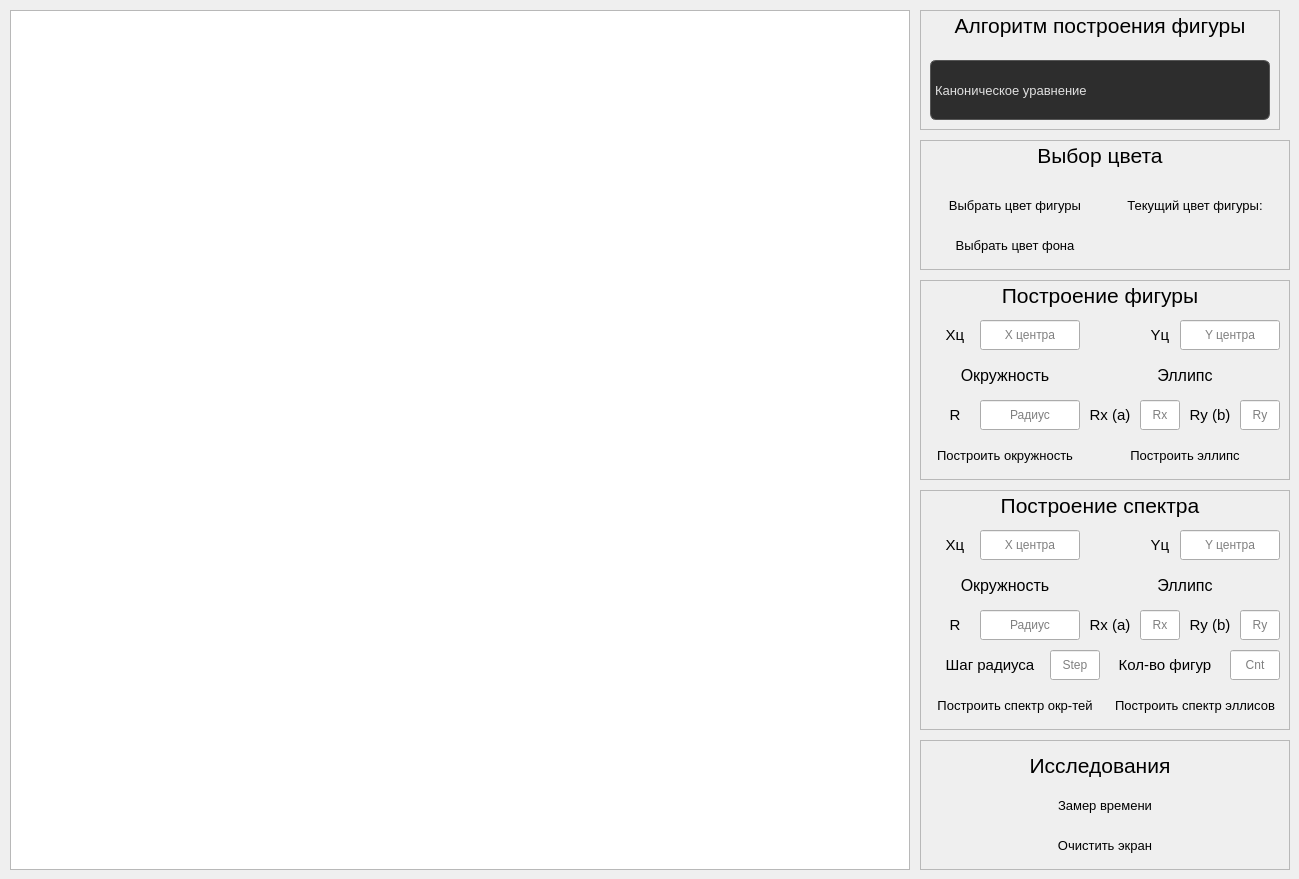
  <widget class="QWidget" name="centralwidget">
   <widget class="Plane" name="planeWidget">
    <property name="geometry">
     <rect>
      <x>10</x>
      <y>10</y>
      <width>900</width>
      <height>860</height>
     </rect>
    </property>
   </widget>
   <widget class="QFrame" name="frame">
    <property name="geometry">
     <rect>
      <x>920</x>
      <y>10</y>
      <width>360</width>
      <height>120</height>
     </rect>
    </property>
    <property name="palette">
     <palette>
      <active>
       <colorrole role="WindowText">
        <brush brushstyle="SolidPattern">
         <color alpha="255">
          <red>216</red>
          <green>217</green>
          <blue>218</blue>
         </color>
        </brush>
       </colorrole>
       <colorrole role="Button">
        <brush brushstyle="SolidPattern">
         <color alpha="255">
          <red>39</red>
          <green>40</green>
          <blue>41</blue>
         </color>
        </brush>
       </colorrole>
       <colorrole role="Light">
        <brush brushstyle="SolidPattern">
         <color alpha="255">
          <red>216</red>
          <green>217</green>
          <blue>218</blue>
         </color>
        </brush>
       </colorrole>
       <colorrole role="Midlight">
        <brush brushstyle="SolidPattern">
         <color alpha="255">
          <red>202</red>
          <green>202</green>
          <blue>202</blue>
         </color>
        </brush>
       </colorrole>
       <colorrole role="Text">
        <brush brushstyle="SolidPattern">
         <color alpha="255">
          <red>251</red>
          <green>251</green>
          <blue>251</blue>
         </color>
        </brush>
       </colorrole>
       <colorrole role="ButtonText">
        <brush brushstyle="SolidPattern">
         <color alpha="255">
          <red>251</red>
          <green>251</green>
          <blue>251</blue>
         </color>
        </brush>
       </colorrole>
       <colorrole role="Base">
        <brush brushstyle="SolidPattern">
         <color alpha="255">
          <red>39</red>
          <green>40</green>
          <blue>41</blue>
         </color>
        </brush>
       </colorrole>
       <colorrole role="Window">
        <brush brushstyle="SolidPattern">
         <color alpha="255">
          <red>23</red>
          <green>23</green>
          <blue>23</blue>
         </color>
        </brush>
       </colorrole>
       <colorrole role="Shadow">
        <brush brushstyle="SolidPattern">
         <color alpha="255">
          <red>118</red>
          <green>118</green>
          <blue>118</blue>
         </color>
        </brush>
       </colorrole>
       <colorrole role="Highlight">
        <brush brushstyle="SolidPattern">
         <color alpha="255">
          <red>146</red>
          <green>136</green>
          <blue>248</blue>
         </color>
        </brush>
       </colorrole>
       <colorrole role="Link">
        <brush brushstyle="SolidPattern">
         <color alpha="255">
          <red>68</red>
          <green>119</green>
          <blue>206</blue>
         </color>
        </brush>
       </colorrole>
       <colorrole role="LinkVisited">
        <brush brushstyle="SolidPattern">
         <color alpha="255">
          <red>200</red>
          <green>142</green>
          <blue>167</blue>
         </color>
        </brush>
       </colorrole>
       <colorrole role="AlternateBase">
        <brush brushstyle="SolidPattern">
         <color alpha="255">
          <red>39</red>
          <green>40</green>
          <blue>41</blue>
         </color>
        </brush>
       </colorrole>
       <colorrole role="PlaceholderText">
        <brush brushstyle="SolidPattern">
         <color alpha="128">
          <red>216</red>
          <green>217</green>
          <blue>218</blue>
         </color>
        </brush>
       </colorrole>
      </active>
      <inactive>
       <colorrole role="WindowText">
        <brush brushstyle="SolidPattern">
         <color alpha="255">
          <red>0</red>
          <green>0</green>
          <blue>0</blue>
         </color>
        </brush>
       </colorrole>
       <colorrole role="Button">
        <brush brushstyle="SolidPattern">
         <color alpha="255">
          <red>239</red>
          <green>239</green>
          <blue>239</blue>
         </color>
        </brush>
       </colorrole>
       <colorrole role="Light">
        <brush brushstyle="SolidPattern">
         <color alpha="255">
          <red>255</red>
          <green>255</green>
          <blue>255</blue>
         </color>
        </brush>
       </colorrole>
       <colorrole role="Midlight">
        <brush brushstyle="SolidPattern">
         <color alpha="255">
          <red>202</red>
          <green>202</green>
          <blue>202</blue>
         </color>
        </brush>
       </colorrole>
       <colorrole role="Text">
        <brush brushstyle="SolidPattern">
         <color alpha="255">
          <red>0</red>
          <green>0</green>
          <blue>0</blue>
         </color>
        </brush>
       </colorrole>
       <colorrole role="ButtonText">
        <brush brushstyle="SolidPattern">
         <color alpha="255">
          <red>0</red>
          <green>0</green>
          <blue>0</blue>
         </color>
        </brush>
       </colorrole>
       <colorrole role="Base">
        <brush brushstyle="SolidPattern">
         <color alpha="255">
          <red>255</red>
          <green>255</green>
          <blue>255</blue>
         </color>
        </brush>
       </colorrole>
       <colorrole role="Window">
        <brush brushstyle="SolidPattern">
         <color alpha="255">
          <red>239</red>
          <green>239</green>
          <blue>239</blue>
         </color>
        </brush>
       </colorrole>
       <colorrole role="Shadow">
        <brush brushstyle="SolidPattern">
         <color alpha="255">
          <red>118</red>
          <green>118</green>
          <blue>118</blue>
         </color>
        </brush>
       </colorrole>
       <colorrole role="Highlight">
        <brush brushstyle="SolidPattern">
         <color alpha="255">
          <red>48</red>
          <green>140</green>
          <blue>198</blue>
         </color>
        </brush>
       </colorrole>
       <colorrole role="Link">
        <brush brushstyle="SolidPattern">
         <color alpha="255">
          <red>0</red>
          <green>0</green>
          <blue>255</blue>
         </color>
        </brush>
       </colorrole>
       <colorrole role="LinkVisited">
        <brush brushstyle="SolidPattern">
         <color alpha="255">
          <red>255</red>
          <green>0</green>
          <blue>255</blue>
         </color>
        </brush>
       </colorrole>
       <colorrole role="AlternateBase">
        <brush brushstyle="SolidPattern">
         <color alpha="255">
          <red>247</red>
          <green>247</green>
          <blue>247</blue>
         </color>
        </brush>
       </colorrole>
       <colorrole role="PlaceholderText">
        <brush brushstyle="SolidPattern">
         <color alpha="128">
          <red>0</red>
          <green>0</green>
          <blue>0</blue>
         </color>
        </brush>
       </colorrole>
      </inactive>
      <disabled>
       <colorrole role="WindowText">
        <brush brushstyle="SolidPattern">
         <color alpha="255">
          <red>190</red>
          <green>190</green>
          <blue>190</blue>
         </color>
        </brush>
       </colorrole>
       <colorrole role="Button">
        <brush brushstyle="SolidPattern">
         <color alpha="255">
          <red>39</red>
          <green>40</green>
          <blue>41</blue>
         </color>
        </brush>
       </colorrole>
       <colorrole role="Light">
        <brush brushstyle="SolidPattern">
         <color alpha="255">
          <red>216</red>
          <green>217</green>
          <blue>218</blue>
         </color>
        </brush>
       </colorrole>
       <colorrole role="Midlight">
        <brush brushstyle="SolidPattern">
         <color alpha="255">
          <red>202</red>
          <green>202</green>
          <blue>202</blue>
         </color>
        </brush>
       </colorrole>
       <colorrole role="Text">
        <brush brushstyle="SolidPattern">
         <color alpha="255">
          <red>190</red>
          <green>190</green>
          <blue>190</blue>
         </color>
        </brush>
       </colorrole>
       <colorrole role="ButtonText">
        <brush brushstyle="SolidPattern">
         <color alpha="255">
          <red>190</red>
          <green>190</green>
          <blue>190</blue>
         </color>
        </brush>
       </colorrole>
       <colorrole role="Base">
        <brush brushstyle="SolidPattern">
         <color alpha="255">
          <red>23</red>
          <green>23</green>
          <blue>23</blue>
         </color>
        </brush>
       </colorrole>
       <colorrole role="Window">
        <brush brushstyle="SolidPattern">
         <color alpha="255">
          <red>23</red>
          <green>23</green>
          <blue>23</blue>
         </color>
        </brush>
       </colorrole>
       <colorrole role="Shadow">
        <brush brushstyle="SolidPattern">
         <color alpha="255">
          <red>177</red>
          <green>177</green>
          <blue>177</blue>
         </color>
        </brush>
       </colorrole>
       <colorrole role="Highlight">
        <brush brushstyle="SolidPattern">
         <color alpha="255">
          <red>145</red>
          <green>145</green>
          <blue>145</blue>
         </color>
        </brush>
       </colorrole>
       <colorrole role="Link">
        <brush brushstyle="SolidPattern">
         <color alpha="255">
          <red>0</red>
          <green>0</green>
          <blue>255</blue>
         </color>
        </brush>
       </colorrole>
       <colorrole role="LinkVisited">
        <brush brushstyle="SolidPattern">
         <color alpha="255">
          <red>255</red>
          <green>0</green>
          <blue>255</blue>
         </color>
        </brush>
       </colorrole>
       <colorrole role="AlternateBase">
        <brush brushstyle="SolidPattern">
         <color alpha="255">
          <red>247</red>
          <green>247</green>
          <blue>247</blue>
         </color>
        </brush>
       </colorrole>
       <colorrole role="PlaceholderText">
        <brush brushstyle="SolidPattern">
         <color alpha="128">
          <red>0</red>
          <green>0</green>
          <blue>0</blue>
         </color>
        </brush>
       </colorrole>
      </disabled>
     </palette>
    </property>
    <property name="frameShape">
     <enum>QFrame::StyledPanel</enum>
    </property>
    <property name="frameShadow">
     <enum>QFrame::Raised</enum>
    </property>
    <widget class="QLabel" name="label">
     <property name="geometry">
      <rect>
       <x>10</x>
       <y>-10</y>
       <width>340</width>
       <height>50</height>
      </rect>
     </property>
     <property name="font">
      <font>
       <pointsize>16</pointsize>
      </font>
     </property>
     <property name="text">
      <string>Алгоритм построения фигуры</string>
     </property>
     <property name="alignment">
      <set>Qt::AlignCenter</set>
     </property>
    </widget>
    <widget class="QComboBox" name="algoDropDown">
     <property name="geometry">
      <rect>
       <x>10</x>
       <y>50</y>
       <width>340</width>
       <height>60</height>
      </rect>
     </property>
     <property name="font">
      <font>
       <pointsize>10</pointsize>
      </font>
     </property>
     <property name="autoFillBackground">
      <bool>false</bool>
     </property>
     <property name="styleSheet">
      <string notr="true">QComboBox {
    background-color: #2d2d2d;
    color: #e0e0e0;
    border: 1px solid #555555;
    border-radius: 6px;
    selection-background-color: #444444;
}

QComboBox:hover {
    background-color: #3a3a3a;
}

QComboBox:focus {
    background-color: #383838;
}

QComboBox::drop-down {
    border: none;
    background: transparent;
    width: 20px;
}

QComboBox QAbstractItemView {
    background: #222222;
    selection-background-color: #0078d7;
    selection-color: white;
    border-radius: 4px;
}</string>
     </property>
     <item>
      <property name="text">
       <string>Каноническое уравнение</string>
      </property>
     </item>
     <item>
      <property name="text">
       <string>Параметрическое уравнение</string>
      </property>
     </item>
     <item>
      <property name="text">
       <string>Алгоритм Брезенхема</string>
      </property>
     </item>
     <item>
      <property name="text">
       <string>Алгоритм средней точки</string>
      </property>
     </item>
     <item>
      <property name="text">
       <string>Библиотечная функция</string>
      </property>
     </item>
    </widget>
   </widget>
   <widget class="QFrame" name="frame_2">
    <property name="geometry">
     <rect>
      <x>920</x>
      <y>140</y>
      <width>370</width>
      <height>130</height>
     </rect>
    </property>
    <property name="frameShape">
     <enum>QFrame::StyledPanel</enum>
    </property>
    <property name="frameShadow">
     <enum>QFrame::Raised</enum>
    </property>
    <widget class="QLabel" name="label_2">
     <property name="geometry">
      <rect>
       <x>10</x>
       <y>-10</y>
       <width>340</width>
       <height>50</height>
      </rect>
     </property>
     <property name="font">
      <font>
       <pointsize>16</pointsize>
      </font>
     </property>
     <property name="text">
      <string>Выбор цвета</string>
     </property>
     <property name="alignment">
      <set>Qt::AlignCenter</set>
     </property>
    </widget>
    <widget class="QPushButton" name="lineColorBtn">
     <property name="geometry">
      <rect>
       <x>10</x>
       <y>50</y>
       <width>170</width>
       <height>30</height>
      </rect>
     </property>
     <property name="font">
      <font>
       <pointsize>10</pointsize>
      </font>
     </property>
     <property name="autoFillBackground">
      <bool>true</bool>
     </property>
     <property name="text">
      <string>Выбрать цвет фигуры</string>
     </property>
     <property name="autoDefault">
      <bool>false</bool>
     </property>
     <property name="flat">
      <bool>true</bool>
     </property>
    </widget>
    <widget class="QPushButton" name="bgColorBtn">
     <property name="geometry">
      <rect>
       <x>10</x>
       <y>90</y>
       <width>170</width>
       <height>30</height>
      </rect>
     </property>
     <property name="font">
      <font>
       <pointsize>10</pointsize>
      </font>
     </property>
     <property name="autoFillBackground">
      <bool>true</bool>
     </property>
     <property name="text">
      <string>Выбрать цвет фона</string>
     </property>
     <property name="autoDefault">
      <bool>false</bool>
     </property>
     <property name="flat">
      <bool>true</bool>
     </property>
    </widget>
    <widget class="QLabel" name="label_3">
     <property name="geometry">
      <rect>
       <x>190</x>
       <y>50</y>
       <width>170</width>
       <height>30</height>
      </rect>
     </property>
     <property name="font">
      <font>
       <pointsize>10</pointsize>
      </font>
     </property>
     <property name="text">
      <string>Текущий цвет фигуры:</string>
     </property>
     <property name="alignment">
      <set>Qt::AlignCenter</set>
     </property>
    </widget>
    <widget class="QWidget" name="lineColorDisplay" native="true">
     <property name="geometry">
      <rect>
       <x>190</x>
       <y>90</y>
       <width>160</width>
       <height>30</height>
      </rect>
     </property>
    </widget>
   </widget>
   <widget class="QFrame" name="frame_3">
    <property name="geometry">
     <rect>
      <x>920</x>
      <y>280</y>
      <width>370</width>
      <height>200</height>
     </rect>
    </property>
    <property name="frameShape">
     <enum>QFrame::StyledPanel</enum>
    </property>
    <property name="frameShadow">
     <enum>QFrame::Raised</enum>
    </property>
    <widget class="QLabel" name="label_4">
     <property name="geometry">
      <rect>
       <x>10</x>
       <y>-10</y>
       <width>340</width>
       <height>50</height>
      </rect>
     </property>
     <property name="font">
      <font>
       <pointsize>16</pointsize>
      </font>
     </property>
     <property name="text">
      <string>Построение фигуры</string>
     </property>
     <property name="alignment">
      <set>Qt::AlignCenter</set>
     </property>
    </widget>
    <widget class="QLabel" name="label_5">
     <property name="geometry">
      <rect>
       <x>15</x>
       <y>40</y>
       <width>40</width>
       <height>30</height>
      </rect>
     </property>
     <property name="font">
      <font>
       <pointsize>11</pointsize>
      </font>
     </property>
     <property name="text">
      <string>Xц</string>
     </property>
     <property name="alignment">
      <set>Qt::AlignCenter</set>
     </property>
    </widget>
    <widget class="QLineEdit" name="xcInp">
     <property name="geometry">
      <rect>
       <x>60</x>
       <y>40</y>
       <width>100</width>
       <height>30</height>
      </rect>
     </property>
     <property name="alignment">
      <set>Qt::AlignCenter</set>
     </property>
     <property name="placeholderText">
      <string>X центра</string>
     </property>
    </widget>
    <widget class="QLabel" name="label_6">
     <property name="geometry">
      <rect>
       <x>220</x>
       <y>40</y>
       <width>40</width>
       <height>30</height>
      </rect>
     </property>
     <property name="font">
      <font>
       <pointsize>11</pointsize>
      </font>
     </property>
     <property name="text">
      <string>Yц</string>
     </property>
     <property name="alignment">
      <set>Qt::AlignCenter</set>
     </property>
    </widget>
    <widget class="QLineEdit" name="ycInp">
     <property name="geometry">
      <rect>
       <x>260</x>
       <y>40</y>
       <width>100</width>
       <height>30</height>
      </rect>
     </property>
     <property name="alignment">
      <set>Qt::AlignCenter</set>
     </property>
     <property name="placeholderText">
      <string>Y центра</string>
     </property>
    </widget>
    <widget class="QLineEdit" name="circleRadiusInp">
     <property name="geometry">
      <rect>
       <x>60</x>
       <y>120</y>
       <width>100</width>
       <height>30</height>
      </rect>
     </property>
     <property name="text">
      <string/>
     </property>
     <property name="alignment">
      <set>Qt::AlignCenter</set>
     </property>
     <property name="placeholderText">
      <string>Радиус</string>
     </property>
    </widget>
    <widget class="QLabel" name="label_7">
     <property name="geometry">
      <rect>
       <x>15</x>
       <y>120</y>
       <width>40</width>
       <height>30</height>
      </rect>
     </property>
     <property name="font">
      <font>
       <pointsize>11</pointsize>
      </font>
     </property>
     <property name="text">
      <string>R</string>
     </property>
     <property name="alignment">
      <set>Qt::AlignCenter</set>
     </property>
    </widget>
    <widget class="QLabel" name="label_8">
     <property name="geometry">
      <rect>
       <x>170</x>
       <y>120</y>
       <width>40</width>
       <height>30</height>
      </rect>
     </property>
     <property name="font">
      <font>
       <pointsize>11</pointsize>
      </font>
     </property>
     <property name="text">
      <string>Rx (a)</string>
     </property>
     <property name="alignment">
      <set>Qt::AlignCenter</set>
     </property>
    </widget>
    <widget class="QLineEdit" name="ellipseRxInp">
     <property name="geometry">
      <rect>
       <x>220</x>
       <y>120</y>
       <width>40</width>
       <height>30</height>
      </rect>
     </property>
     <property name="alignment">
      <set>Qt::AlignCenter</set>
     </property>
     <property name="placeholderText">
      <string>Rx</string>
     </property>
    </widget>
    <widget class="QPushButton" name="drawCircleBtn">
     <property name="geometry">
      <rect>
       <x>10</x>
       <y>160</y>
       <width>150</width>
       <height>30</height>
      </rect>
     </property>
     <property name="font">
      <font>
       <pointsize>10</pointsize>
      </font>
     </property>
     <property name="autoFillBackground">
      <bool>true</bool>
     </property>
     <property name="text">
      <string>Построить окружность</string>
     </property>
     <property name="autoDefault">
      <bool>false</bool>
     </property>
     <property name="flat">
      <bool>true</bool>
     </property>
    </widget>
    <widget class="QLabel" name="label_13">
     <property name="geometry">
      <rect>
       <x>10</x>
       <y>80</y>
       <width>150</width>
       <height>30</height>
      </rect>
     </property>
     <property name="font">
      <font>
       <pointsize>12</pointsize>
      </font>
     </property>
     <property name="text">
      <string>Окружность</string>
     </property>
     <property name="alignment">
      <set>Qt::AlignCenter</set>
     </property>
    </widget>
    <widget class="QPushButton" name="drawEllipseBtn">
     <property name="geometry">
      <rect>
       <x>170</x>
       <y>160</y>
       <width>190</width>
       <height>30</height>
      </rect>
     </property>
     <property name="font">
      <font>
       <pointsize>10</pointsize>
      </font>
     </property>
     <property name="autoFillBackground">
      <bool>true</bool>
     </property>
     <property name="text">
      <string>Построить эллипс</string>
     </property>
     <property name="autoDefault">
      <bool>false</bool>
     </property>
     <property name="flat">
      <bool>true</bool>
     </property>
    </widget>
    <widget class="QLabel" name="label_14">
     <property name="geometry">
      <rect>
       <x>170</x>
       <y>80</y>
       <width>190</width>
       <height>30</height>
      </rect>
     </property>
     <property name="font">
      <font>
       <pointsize>12</pointsize>
      </font>
     </property>
     <property name="text">
      <string>Эллипс</string>
     </property>
     <property name="alignment">
      <set>Qt::AlignCenter</set>
     </property>
    </widget>
    <widget class="QLabel" name="label_15">
     <property name="geometry">
      <rect>
       <x>270</x>
       <y>120</y>
       <width>40</width>
       <height>30</height>
      </rect>
     </property>
     <property name="font">
      <font>
       <pointsize>11</pointsize>
      </font>
     </property>
     <property name="text">
      <string>Ry (b)</string>
     </property>
     <property name="alignment">
      <set>Qt::AlignCenter</set>
     </property>
    </widget>
    <widget class="QLineEdit" name="ellipseRyInp">
     <property name="geometry">
      <rect>
       <x>320</x>
       <y>120</y>
       <width>40</width>
       <height>30</height>
      </rect>
     </property>
     <property name="alignment">
      <set>Qt::AlignCenter</set>
     </property>
     <property name="placeholderText">
      <string>Ry</string>
     </property>
    </widget>
   </widget>
   <widget class="QFrame" name="frame_4">
    <property name="geometry">
     <rect>
      <x>920</x>
      <y>740</y>
      <width>370</width>
      <height>130</height>
     </rect>
    </property>
    <property name="frameShape">
     <enum>QFrame::StyledPanel</enum>
    </property>
    <property name="frameShadow">
     <enum>QFrame::Raised</enum>
    </property>
    <widget class="QLabel" name="label_10">
     <property name="geometry">
      <rect>
       <x>10</x>
       <y>0</y>
       <width>340</width>
       <height>50</height>
      </rect>
     </property>
     <property name="font">
      <font>
       <pointsize>16</pointsize>
      </font>
     </property>
     <property name="text">
      <string>Исследования</string>
     </property>
     <property name="alignment">
      <set>Qt::AlignCenter</set>
     </property>
    </widget>
    <widget class="QPushButton" name="compareTimeBtn">
     <property name="geometry">
      <rect>
       <x>10</x>
       <y>50</y>
       <width>350</width>
       <height>30</height>
      </rect>
     </property>
     <property name="font">
      <font>
       <pointsize>10</pointsize>
      </font>
     </property>
     <property name="autoFillBackground">
      <bool>true</bool>
     </property>
     <property name="text">
      <string>Замер времени</string>
     </property>
     <property name="autoDefault">
      <bool>false</bool>
     </property>
     <property name="flat">
      <bool>true</bool>
     </property>
    </widget>
    <widget class="QPushButton" name="clearScreenBtn">
     <property name="geometry">
      <rect>
       <x>10</x>
       <y>90</y>
       <width>350</width>
       <height>30</height>
      </rect>
     </property>
     <property name="font">
      <font>
       <pointsize>10</pointsize>
      </font>
     </property>
     <property name="autoFillBackground">
      <bool>true</bool>
     </property>
     <property name="text">
      <string>Очистить экран</string>
     </property>
     <property name="autoDefault">
      <bool>false</bool>
     </property>
     <property name="flat">
      <bool>true</bool>
     </property>
    </widget>
   </widget>
   <widget class="QFrame" name="frame_5">
    <property name="geometry">
     <rect>
      <x>920</x>
      <y>490</y>
      <width>370</width>
      <height>240</height>
     </rect>
    </property>
    <property name="frameShape">
     <enum>QFrame::StyledPanel</enum>
    </property>
    <property name="frameShadow">
     <enum>QFrame::Raised</enum>
    </property>
    <widget class="QPushButton" name="drawSpectreCircleBtn">
     <property name="geometry">
      <rect>
       <x>10</x>
       <y>200</y>
       <width>170</width>
       <height>30</height>
      </rect>
     </property>
     <property name="font">
      <font>
       <pointsize>10</pointsize>
      </font>
     </property>
     <property name="autoFillBackground">
      <bool>true</bool>
     </property>
     <property name="text">
      <string>Построить спектр окр-тей</string>
     </property>
     <property name="autoDefault">
      <bool>false</bool>
     </property>
     <property name="flat">
      <bool>true</bool>
     </property>
    </widget>
    <widget class="QLabel" name="label_11">
     <property name="geometry">
      <rect>
       <x>10</x>
       <y>-10</y>
       <width>340</width>
       <height>50</height>
      </rect>
     </property>
     <property name="font">
      <font>
       <pointsize>16</pointsize>
      </font>
     </property>
     <property name="text">
      <string>Построение спектра</string>
     </property>
     <property name="alignment">
      <set>Qt::AlignCenter</set>
     </property>
    </widget>
    <widget class="QLabel" name="label_16">
     <property name="geometry">
      <rect>
       <x>10</x>
       <y>80</y>
       <width>150</width>
       <height>30</height>
      </rect>
     </property>
     <property name="font">
      <font>
       <pointsize>12</pointsize>
      </font>
     </property>
     <property name="text">
      <string>Окружность</string>
     </property>
     <property name="alignment">
      <set>Qt::AlignCenter</set>
     </property>
    </widget>
    <widget class="QLabel" name="label_9">
     <property name="geometry">
      <rect>
       <x>220</x>
       <y>40</y>
       <width>40</width>
       <height>30</height>
      </rect>
     </property>
     <property name="font">
      <font>
       <pointsize>11</pointsize>
      </font>
     </property>
     <property name="text">
      <string>Yц</string>
     </property>
     <property name="alignment">
      <set>Qt::AlignCenter</set>
     </property>
    </widget>
    <widget class="QLineEdit" name="xcSpecInp">
     <property name="geometry">
      <rect>
       <x>60</x>
       <y>40</y>
       <width>100</width>
       <height>30</height>
      </rect>
     </property>
     <property name="alignment">
      <set>Qt::AlignCenter</set>
     </property>
     <property name="placeholderText">
      <string>X центра</string>
     </property>
    </widget>
    <widget class="QLabel" name="label_12">
     <property name="geometry">
      <rect>
       <x>15</x>
       <y>40</y>
       <width>40</width>
       <height>30</height>
      </rect>
     </property>
     <property name="font">
      <font>
       <pointsize>11</pointsize>
      </font>
     </property>
     <property name="text">
      <string>Xц</string>
     </property>
     <property name="alignment">
      <set>Qt::AlignCenter</set>
     </property>
    </widget>
    <widget class="QLineEdit" name="ycSpecInp">
     <property name="geometry">
      <rect>
       <x>260</x>
       <y>40</y>
       <width>100</width>
       <height>30</height>
      </rect>
     </property>
     <property name="alignment">
      <set>Qt::AlignCenter</set>
     </property>
     <property name="placeholderText">
      <string>Y центра</string>
     </property>
    </widget>
    <widget class="QLineEdit" name="circleRadiusSpecInp">
     <property name="geometry">
      <rect>
       <x>60</x>
       <y>120</y>
       <width>100</width>
       <height>30</height>
      </rect>
     </property>
     <property name="text">
      <string/>
     </property>
     <property name="alignment">
      <set>Qt::AlignCenter</set>
     </property>
     <property name="placeholderText">
      <string>Радиус</string>
     </property>
    </widget>
    <widget class="QLabel" name="label_17">
     <property name="geometry">
      <rect>
       <x>15</x>
       <y>120</y>
       <width>40</width>
       <height>30</height>
      </rect>
     </property>
     <property name="font">
      <font>
       <pointsize>11</pointsize>
      </font>
     </property>
     <property name="text">
      <string>R</string>
     </property>
     <property name="alignment">
      <set>Qt::AlignCenter</set>
     </property>
    </widget>
    <widget class="QLabel" name="label_18">
     <property name="geometry">
      <rect>
       <x>170</x>
       <y>80</y>
       <width>190</width>
       <height>30</height>
      </rect>
     </property>
     <property name="font">
      <font>
       <pointsize>12</pointsize>
      </font>
     </property>
     <property name="text">
      <string>Эллипс</string>
     </property>
     <property name="alignment">
      <set>Qt::AlignCenter</set>
     </property>
    </widget>
    <widget class="QLineEdit" name="ellipseRxSpecInp">
     <property name="geometry">
      <rect>
       <x>220</x>
       <y>120</y>
       <width>40</width>
       <height>30</height>
      </rect>
     </property>
     <property name="alignment">
      <set>Qt::AlignCenter</set>
     </property>
     <property name="placeholderText">
      <string>Rx</string>
     </property>
    </widget>
    <widget class="QLineEdit" name="ellipseRySpecInp">
     <property name="geometry">
      <rect>
       <x>320</x>
       <y>120</y>
       <width>40</width>
       <height>30</height>
      </rect>
     </property>
     <property name="alignment">
      <set>Qt::AlignCenter</set>
     </property>
     <property name="placeholderText">
      <string>Ry</string>
     </property>
    </widget>
    <widget class="QLabel" name="label_19">
     <property name="geometry">
      <rect>
       <x>270</x>
       <y>120</y>
       <width>40</width>
       <height>30</height>
      </rect>
     </property>
     <property name="font">
      <font>
       <pointsize>11</pointsize>
      </font>
     </property>
     <property name="text">
      <string>Ry (b)</string>
     </property>
     <property name="alignment">
      <set>Qt::AlignCenter</set>
     </property>
    </widget>
    <widget class="QLabel" name="label_20">
     <property name="geometry">
      <rect>
       <x>170</x>
       <y>120</y>
       <width>40</width>
       <height>30</height>
      </rect>
     </property>
     <property name="font">
      <font>
       <pointsize>11</pointsize>
      </font>
     </property>
     <property name="text">
      <string>Rx (a)</string>
     </property>
     <property name="alignment">
      <set>Qt::AlignCenter</set>
     </property>
    </widget>
    <widget class="QLabel" name="label_21">
     <property name="geometry">
      <rect>
       <x>15</x>
       <y>160</y>
       <width>110</width>
       <height>30</height>
      </rect>
     </property>
     <property name="font">
      <font>
       <pointsize>11</pointsize>
      </font>
     </property>
     <property name="text">
      <string>&lt;html&gt;&lt;head/&gt;&lt;body&gt;&lt;p align=&quot;center&quot;&gt;Шаг радиуса&lt;/p&gt;&lt;/body&gt;&lt;/html&gt;</string>
     </property>
     <property name="alignment">
      <set>Qt::AlignCenter</set>
     </property>
    </widget>
    <widget class="QLabel" name="label_22">
     <property name="geometry">
      <rect>
       <x>190</x>
       <y>160</y>
       <width>110</width>
       <height>30</height>
      </rect>
     </property>
     <property name="font">
      <font>
       <pointsize>11</pointsize>
      </font>
     </property>
     <property name="text">
      <string>&lt;html&gt;&lt;head/&gt;&lt;body&gt;&lt;p align=&quot;center&quot;&gt;Кол-во фигур&lt;/p&gt;&lt;/body&gt;&lt;/html&gt;</string>
     </property>
     <property name="alignment">
      <set>Qt::AlignCenter</set>
     </property>
    </widget>
    <widget class="QLineEdit" name="stepRadiusInp">
     <property name="geometry">
      <rect>
       <x>130</x>
       <y>160</y>
       <width>50</width>
       <height>30</height>
      </rect>
     </property>
     <property name="text">
      <string/>
     </property>
     <property name="alignment">
      <set>Qt::AlignCenter</set>
     </property>
     <property name="placeholderText">
      <string>Step</string>
     </property>
    </widget>
    <widget class="QLineEdit" name="shapesCountInp">
     <property name="geometry">
      <rect>
       <x>310</x>
       <y>160</y>
       <width>50</width>
       <height>30</height>
      </rect>
     </property>
     <property name="text">
      <string/>
     </property>
     <property name="alignment">
      <set>Qt::AlignCenter</set>
     </property>
     <property name="placeholderText">
      <string>Cnt</string>
     </property>
    </widget>
    <widget class="QPushButton" name="drawSpectreEllipseBtn">
     <property name="geometry">
      <rect>
       <x>190</x>
       <y>200</y>
       <width>170</width>
       <height>30</height>
      </rect>
     </property>
     <property name="font">
      <font>
       <pointsize>10</pointsize>
      </font>
     </property>
     <property name="autoFillBackground">
      <bool>true</bool>
     </property>
     <property name="text">
      <string>Построить спектр эллисов</string>
     </property>
     <property name="autoDefault">
      <bool>false</bool>
     </property>
     <property name="flat">
      <bool>true</bool>
     </property>
    </widget>
   </widget>
  </widget>
